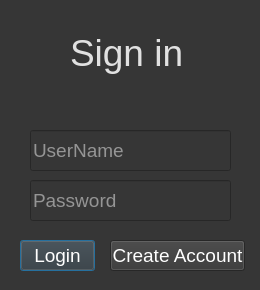
<?xml version="1.0" encoding="UTF-8"?>
<ui version="4.0">
 <class>Dialog</class>
 <widget class="QDialog" name="Dialog">
  <property name="geometry">
   <rect>
    <x>0</x>
    <y>0</y>
    <width>260</width>
    <height>290</height>
   </rect>
  </property>
  <property name="minimumSize">
   <size>
    <width>260</width>
    <height>290</height>
   </size>
  </property>
  <property name="maximumSize">
   <size>
    <width>9999</width>
    <height>99999</height>
   </size>
  </property>
  <property name="baseSize">
   <size>
    <width>260</width>
    <height>260</height>
   </size>
  </property>
  <property name="windowTitle">
   <string>Dialog</string>
  </property>
  <property name="styleSheet">
   <string notr="true">background-color: rgb(54, 54, 54);</string>
  </property>
  <widget class="QLabel" name="label">
   <property name="geometry">
    <rect>
     <x>70</x>
     <y>30</y>
     <width>111</width>
     <height>45</height>
    </rect>
   </property>
   <property name="font">
    <font>
     <pointsize>28</pointsize>
    </font>
   </property>
   <property name="styleSheet">
    <string notr="true">color:rgb(225, 225, 225); font-size:28pt;</string>
   </property>
   <property name="text">
    <string>Sign in</string>
   </property>
  </widget>
  <widget class="QLineEdit" name="username">
   <property name="geometry">
    <rect>
     <x>30</x>
     <y>130</y>
     <width>201</width>
     <height>41</height>
    </rect>
   </property>
   <property name="styleSheet">
    <string notr="true">font-size:14pt; color:rgb(243, 243, 243)</string>
   </property>
   <property name="text">
    <string/>
   </property>
   <property name="placeholderText">
    <string>UserName</string>
   </property>
  </widget>
  <widget class="QLineEdit" name="password">
   <property name="geometry">
    <rect>
     <x>30</x>
     <y>180</y>
     <width>201</width>
     <height>41</height>
    </rect>
   </property>
   <property name="styleSheet">
    <string notr="true">font-size:14pt; color:rgb(243, 243, 243)</string>
   </property>
   <property name="text">
    <string/>
   </property>
   <property name="placeholderText">
    <string>Password</string>
   </property>
  </widget>
  <widget class="QPushButton" name="loginbutton">
   <property name="geometry">
    <rect>
     <x>20</x>
     <y>240</y>
     <width>75</width>
     <height>31</height>
    </rect>
   </property>
   <property name="font">
    <font>
     <pointsize>14</pointsize>
    </font>
   </property>
   <property name="styleSheet">
    <string notr="true">color:rgb(255, 255, 255)</string>
   </property>
   <property name="text">
    <string>Login</string>
   </property>
  </widget>
  <widget class="QPushButton" name="createaccbutton">
   <property name="geometry">
    <rect>
     <x>110</x>
     <y>240</y>
     <width>135</width>
     <height>31</height>
    </rect>
   </property>
   <property name="font">
    <font>
     <pointsize>14</pointsize>
    </font>
   </property>
   <property name="styleSheet">
    <string notr="true">color:rgb(255, 255, 255)</string>
   </property>
   <property name="text">
    <string>Create Account</string>
   </property>
  </widget>
  <widget class="QLabel" name="label_2">
   <property name="geometry">
    <rect>
     <x>10</x>
     <y>100</y>
     <width>242</width>
     <height>16</height>
    </rect>
   </property>
   <property name="font">
    <font>
     <pointsize>10</pointsize>
    </font>
   </property>
   <property name="styleSheet">
    <string notr="true">color:rgb(225, 0, 0); font-size:10pt;</string>
   </property>
   <property name="text">
    <string/>
   </property>
  </widget>
 </widget>
 <resources/>
 <connections/>
</ui>
